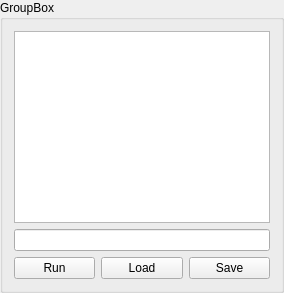
            <widget class="QGroupBox" name="groupBox_4">
             <property name="title">
              <string>GroupBox</string>
             </property>
             <layout class="QGridLayout" name="gridLayout_8">
              <item row="0" column="0">
               <layout class="QVBoxLayout" name="verticalLayout_3">
                <item>
                 <widget class="QListView" name="experimentListView"/>
                </item>
                <item>
                 <widget class="QLineEdit" name="filter_line_edit"/>
                </item>
                <item>
                 <layout class="QHBoxLayout" name="horizontalLayout_3">
                  <item>
                   <widget class="QPushButton" name="runButton">
                    <property name="text">
                     <string>Run</string>
                    </property>
                   </widget>
                  </item>
                  <item>
                   <widget class="QPushButton" name="loadExperimentButton">
                    <property name="text">
                     <string>Load</string>
                    </property>
                   </widget>
                  </item>
                  <item>
                   <widget class="QPushButton" name="saveButton">
                    <property name="text">
                     <string>Save</string>
                    </property>
                   </widget>
                  </item>
                 </layout>
                </item>
               </layout>
              </item>
             </layout>
            </widget>
